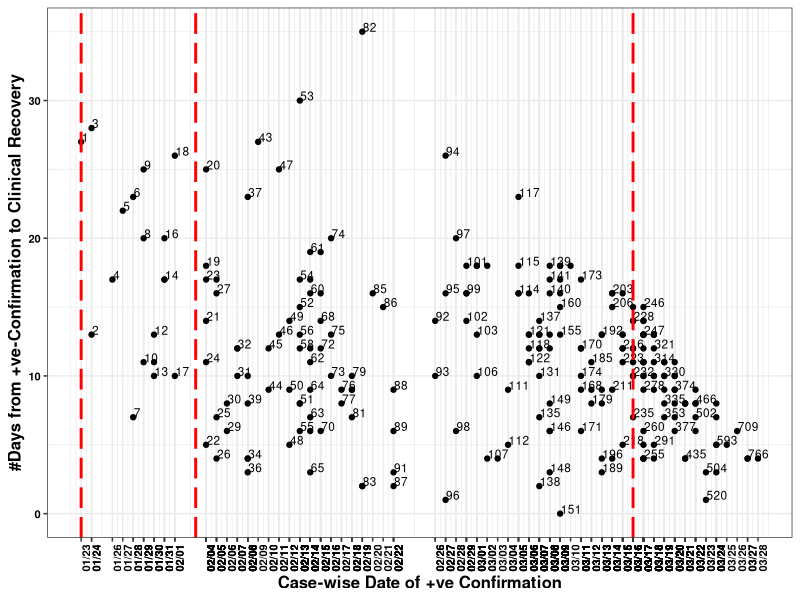
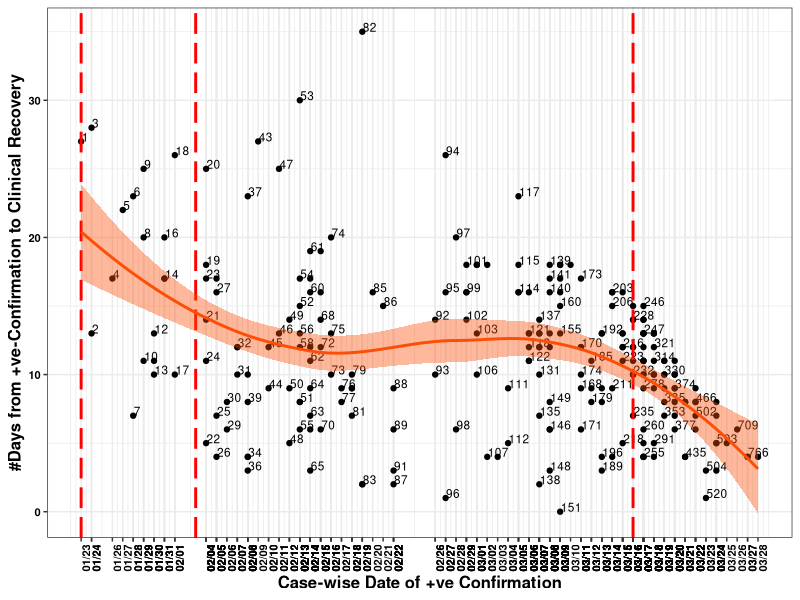
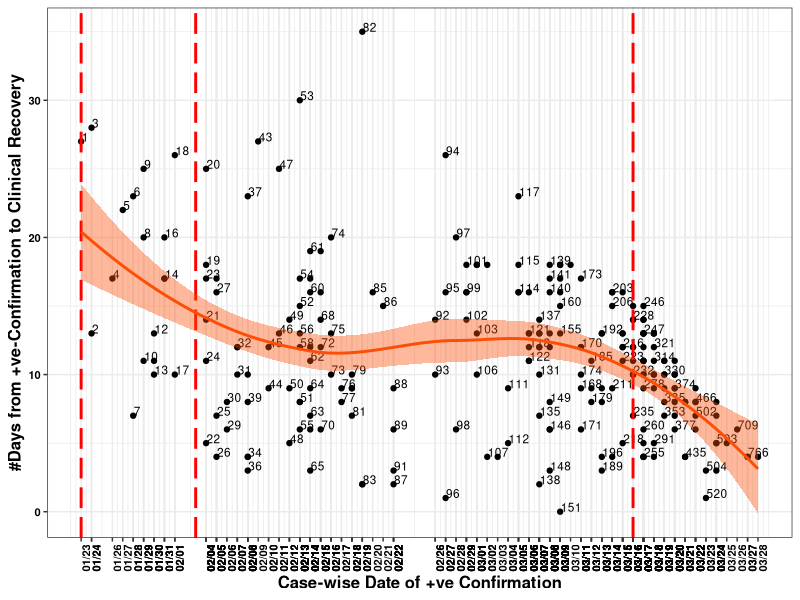

These figures' R source, in order:
###############################################
requiredPackages = c('ggplot2','scales', 'gridExtra')
package.check <- lapply(
  requiredPackages,
  FUN = function(x) {
    if (!require(x, character.only = TRUE)) {
      install.packages(x, dependencies = TRUE)
      library(x, character.only = TRUE)
    }
  }
)
###############################################

setwd("~/COVID19-Singapore-master/Data") # Setting Working Directory
COVID <- read.csv('SortedRecoveryData.csv', sep=",", header = TRUE, fileEncoding="UTF-8-BOM")     

pdf("~/COVID19-Singapore-master/Loess-Curve.pdf", width = 10, height  = 6)
   
# Loess Smoothing
p <- qplot(data=COVID,x=as.Date(COVID_Confirm_Date),y=DaysInHospital, label = PatientID, geom=("point"), hjust=0, vjust=0)+ 
     geom_text(check_overlap = TRUE, size = 3, hjust = 0, nudge_x = 0.05)+ 
     scale_x_date(breaks = as.Date(COVID$COVID_Confirm_Date), labels = date_format("%m/%d")) + 
     theme(axis.text.x = element_text(angle = 90)) +
     geom_vline(xintercept=c(as.numeric(as.Date("2020-01-23")),as.numeric(as.Date("2020-02-03")), as.numeric(as.Date("2020-03-16"))),linetype=5, size =1, colour="red") +
     xlab("Case-wise Date of +ve Confirmation") +
          ylab("#Days from +ve-Confirmation to Clinical Recovery") +
          #ggtitle ("Clinical Recovery") +     
          theme_bw() +      
          theme(axis.text.x = element_text(face="bold", color="black", size=8, angle = 90),
                axis.text.y = element_text(face="bold", color="black", size=8),
                axis.title=element_text(size=12,face="bold")
               ) 
               
print(p) 
p + stat_smooth(color = "#FC4E07", fill = "#FC4E07", method = "loess")
p + stat_smooth(aes(outfit=fit<<-..y..), color = "#FC4E07", fill = "#FC4E07", method = "loess")

dev.off()
rm(list=ls())
###############################################